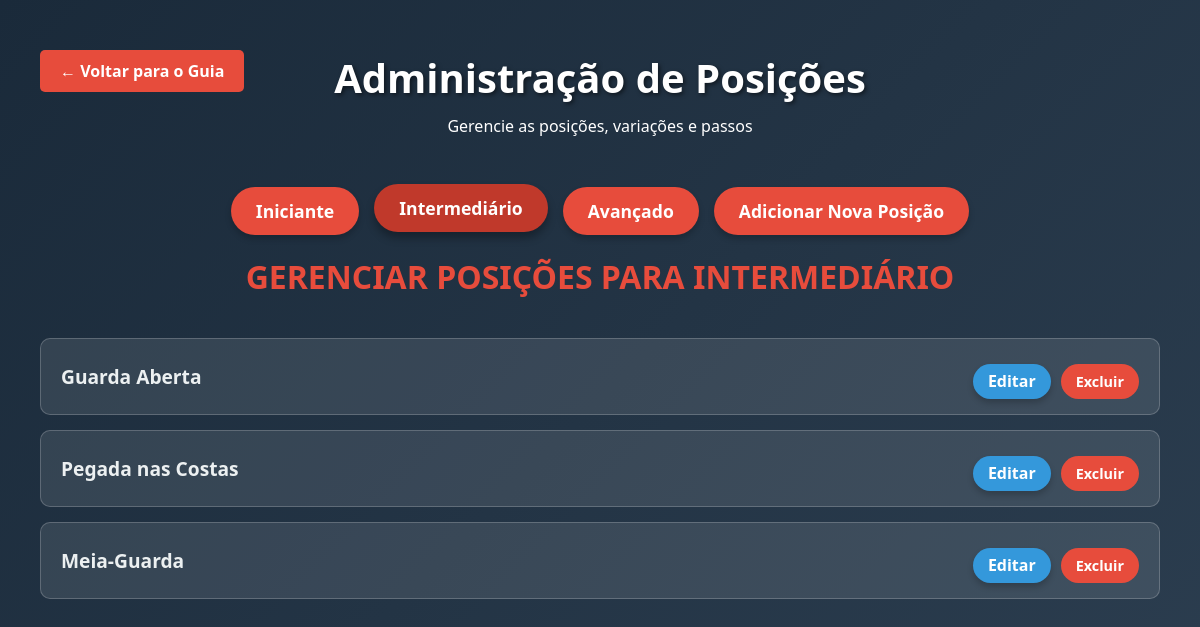
The page /interAdm on the database its author committed.
### models/guia.py (models this page shows, shortened)
class Position(db.Model):
    __tablename__ = 'positions'
    id = db.Column(db.Integer, primary_key=True)
    name = db.Column(db.String(100), nullable=False)
    description = db.Column(db.Text, nullable=False)
    image = db.Column(db.String(100), nullable=True) # A imagem da posição
    level = db.Column(db.String(50), nullable=False)
    variations = db.relationship('Variation', backref='position', lazy=True, cascade="all, delete-orphan")

### controllers/controller.py (the view)
def interadm():
    positions = Position.query.filter_by(level='intermediate').all()
    return render_template('adm/inter_adm.html',positions=positions)

### view/adm/inter_adm.html (shortened to what this page needs)
{% extends 'templates/base.html' %}
    {% block conteudo %}
    <header>
        <div>
            <a href="{{ url_for('guiabjj_route') }}" class="back-button" style="display: block; text-decoration: none;">← Voltar para o Guia</a>
        </div>
        <h1>Administração de Posições</h1>
        <p>Gerencie as posições, variações e passos</p>
    </header>
    <div class="controls admin-controls">
        <a href="{{ url_for('admin_route') }}" class="level-btn">Iniciante</a>
        <a href="{{ url_for('interadm_route') }}" class="level-btn active">Intermediário</a>
        <a href="{{ url_for('avancadm_route') }}" class="level-btn">Avançado</a>
        <a href="{{ url_for('add_position_intermediate') }}" class="add-position-btn">Adicionar Nova Posição</a>
    </div>
    <div id="admin-content-container">
        <h2 class="level-header">Gerenciar Posições para Intermediário</h2>
        <div class="admin-list">
            {% for position in positions %}
            <div class="admin-position-item">
                <span>{{ position.name }}</span>
                <div class="admin-position-actions">
                    <a class="action-btn edit-btn" href="{{ url_for('edit_position_intermediate', position_id=position.id) }}" >Editar</a>
                     <form action="{{ url_for('delete_position_intermediate', position_id=position.id) }}" method="post" onsubmit="return confirm('Tem certeza que deseja excluir esta posição?');" >
                        <button class="action-btn delete-btn" type="submit" >Excluir</button>
                    </form>
                </div>
            </div>
            {% endfor %}
        </div>
    </div>
{% endblock %}

### static/css/styles.css (style rules this page uses)
:root { --primary: #2c3e50; --secondary: #e74c3c; --light: #ecf0f1; --dark-bg: #1a2a3a; --card-bg: rgba(255,255,255,0.1); --border-color: rgba(255,255,255,0.2); }
* { margin: 0; padding: 0; box-sizing: border-box; font-family: 'Segoe UI', Tahoma, Geneva, Verdana, sans-serif; }
body { background: linear-gradient(135deg, var(--dark-bg), var(--primary)); color: white; min-height: 100vh; padding: 20px; }
header { text-align: center; padding: 30px 0; position: relative; }
h1 { font-size: 2.5rem; margin-bottom: 10px; text-shadow: 2px 2px 4px rgba(0,0,0,0.5); }
.controls { display: flex; justify-content: center; gap: 15px; margin: 20px 0; flex-wrap: wrap; }
.level-btn, .admin-button, .botao-link-admin, .add-position-btn, .action-btn, .save-btn, .cancel-btn { background: var(--secondary); color: white; border: none; padding: 12px 25px; border-radius: 30px; font-size: 1.1rem; cursor: pointer; transition: all 0.3s; font-weight: bold; box-shadow: 0 4px 6px rgba(0,0,0,0.2); text-decoration: none; }
.level-btn:hover, .level-btn.active, .admin-button:hover, .admin-button.active, .botao-link-admin, .add-position-btn:hover, .add-position-btn.active, .action-btn:hover, .action-btn.active, .save-btn:hover, .save-btn.active, .cancel-btn:hover, .cancel-btn.active { background: #c0392b; transform: translateY(-3px); box-shadow: 0 6px 8px rgba(0,0,0,0.3); }
.level-header { text-align: center; margin: 20px 0; font-size: 2rem; color: var(--secondary); text-transform: uppercase; }
.back-button { background: var(--secondary); color: white; border: none; padding: 10px 20px; border-radius: 5px; cursor: pointer; position: absolute; left: 20px; top: 30px; font-weight: bold; display: none; }
.admin-controls { display: flex; justify-content: center; gap: 15px; margin: 20px 0; flex-wrap: wrap; }
.admin-list { max-width: 1200px; margin: 0 auto; padding: 20px; }
.admin-position-item { background: var(--card-bg); border-radius: 10px; padding: 15px 20px; margin-bottom: 15px; display: flex; justify-content: space-between; align-items: center; border: 1px solid var(--border-color); flex-wrap: wrap; }
.admin-position-item span { font-size: 1.2rem; font-weight: bold; color: var(--light); }
.admin-position-actions, .botao-link { display: flex; gap: 10px; margin-top: 10px; }
.admin-position-actions button, .botao-link { padding: 8px 15px; font-size: 0.9rem; border-radius: 20px; box-shadow: none; }
.admin-position-actions button.edit-btn, a.edit-btn { background: #3498db; padding: 6px 15px; font-size: 1rem; }
.admin-position-actions button.delete-btn { background: #e74c3c; }

### rows shown on the page
Position: name "Guarda Aberta"
Position: name "Pegada nas Costas"
Position: name "Meia-Guarda"
